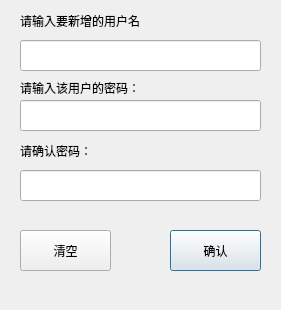
<?xml version="1.0" encoding="UTF-8"?>
<ui version="4.0">
 <class>GetNewUser</class>
 <widget class="QDialog" name="GetNewUser">
  <property name="geometry">
   <rect>
    <x>0</x>
    <y>0</y>
    <width>281</width>
    <height>310</height>
   </rect>
  </property>
  <property name="windowTitle">
   <string>Dialog</string>
  </property>
  <widget class="QLineEdit" name="name">
   <property name="geometry">
    <rect>
     <x>20</x>
     <y>40</y>
     <width>241</width>
     <height>31</height>
    </rect>
   </property>
  </widget>
  <widget class="QLabel" name="label">
   <property name="geometry">
    <rect>
     <x>20</x>
     <y>10</y>
     <width>181</width>
     <height>21</height>
    </rect>
   </property>
   <property name="text">
    <string>请输入要新增的用户名</string>
   </property>
  </widget>
  <widget class="QLabel" name="label_2">
   <property name="geometry">
    <rect>
     <x>20</x>
     <y>80</y>
     <width>191</width>
     <height>16</height>
    </rect>
   </property>
   <property name="text">
    <string>请输入该用户的密码：</string>
   </property>
  </widget>
  <widget class="QLineEdit" name="password">
   <property name="geometry">
    <rect>
     <x>20</x>
     <y>100</y>
     <width>241</width>
     <height>31</height>
    </rect>
   </property>
  </widget>
  <widget class="QLabel" name="label_3">
   <property name="geometry">
    <rect>
     <x>20</x>
     <y>140</y>
     <width>231</width>
     <height>21</height>
    </rect>
   </property>
   <property name="text">
    <string>请确认密码：</string>
   </property>
  </widget>
  <widget class="QLineEdit" name="again">
   <property name="geometry">
    <rect>
     <x>20</x>
     <y>170</y>
     <width>241</width>
     <height>31</height>
    </rect>
   </property>
  </widget>
  <widget class="QPushButton" name="certain">
   <property name="geometry">
    <rect>
     <x>170</x>
     <y>230</y>
     <width>91</width>
     <height>41</height>
    </rect>
   </property>
   <property name="text">
    <string>确认</string>
   </property>
  </widget>
  <widget class="QPushButton" name="clear">
   <property name="geometry">
    <rect>
     <x>20</x>
     <y>230</y>
     <width>91</width>
     <height>41</height>
    </rect>
   </property>
   <property name="text">
    <string>清空</string>
   </property>
  </widget>
 </widget>
 <resources/>
 <connections/>
</ui>
